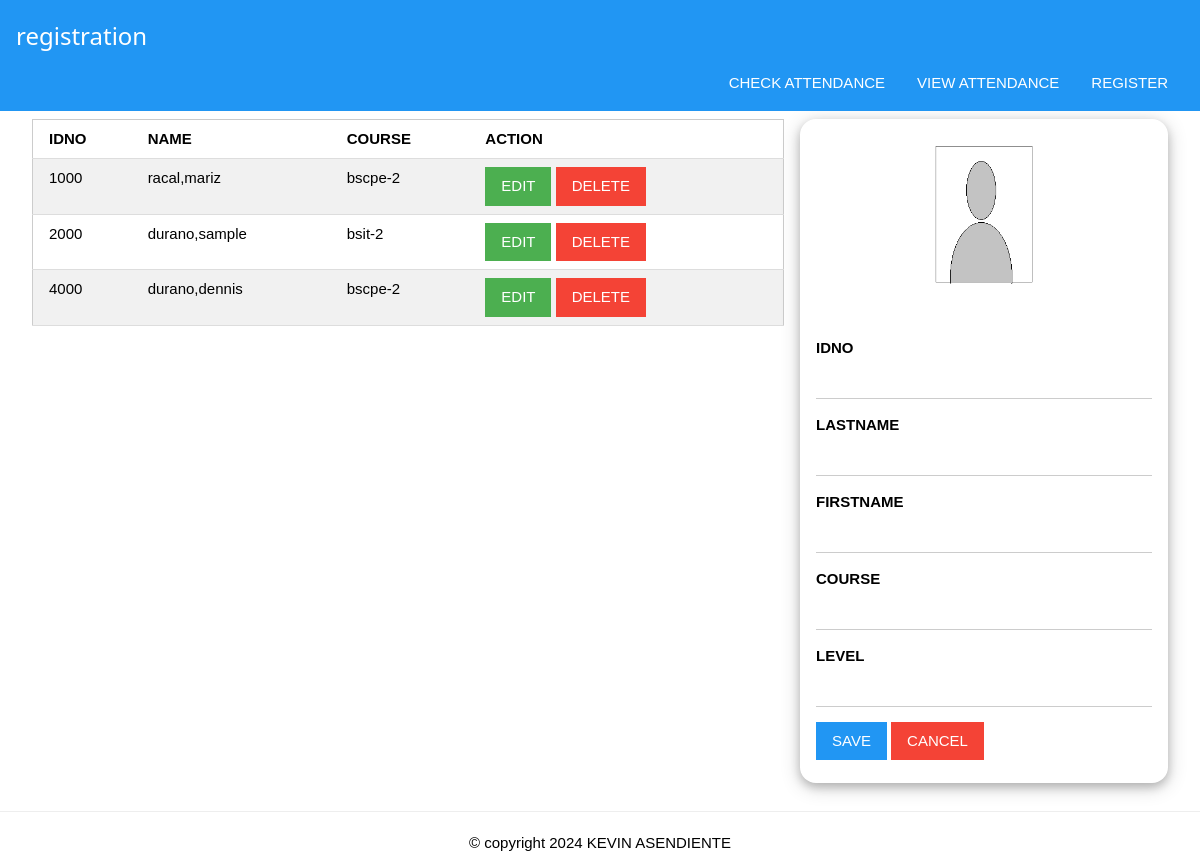
The page / on the database its author committed.
### tables this page shows
CREATE TABLE "students" (
	"id"	INTEGER,
	"idno"	TEXT UNIQUE,
	"lastname"	TEXT,
	"firstname"	TEXT,
	"course"	TEXT,
	"level"	TEXT,
	"image"	TEXT, qrcode varchar(25),
	PRIMARY KEY("id" AUTOINCREMENT)
);

### app.py (the view)
@app.route("/")
def index()->None:
    students:list = getall_records('students')
    return render_template("index.html",pagetitle="registration",students=students)

### dbhelper.py (called while the page is built)
def getprocess(sql:str)->list:
    db = connect(database)
    cursor = db.cursor()
    cursor.row_factory = Row
    cursor.execute(sql)
    data:list = cursor.fetchall()
    db.close()
    return data

def getall_records(table:str)->list:
    sql:str = f"SELECT * FROM `{table}`"
    return getprocess(sql)

### templates/index.html (shortened to what this page needs)
{% extends 'base.html' %}
{% block menu %}
	<div class="w3-bar w3-blue">
		<a href="/" class="w3-button w3-right">REGISTER</a>
		<a href="/viewattendance" class="w3-button w3-right">VIEW ATTENDANCE</a>
		<a href="/checkattendance" class="w3-button w3-right">CHECK ATTENDANCE</a>
	</div>
{% endblock %}
{% block content %}
	<div class="w3-row-padding">
		<div class="w3-twothird">
			<table class="w3-table-all">
				<tr>
					<th>IDNO</th>
					<th>NAME</th>
					<th>COURSE</th>
					<th>ACTION</th>
				</tr>
				{% for student in students %}
				<tr>
					<td>{{ student[1] }}</td>
					<td>{{ student[2] }},{{ student[3] }}</td>
					<td>{{ student[4] }}-{{ student[5] }}</td>
					<td>
						<button class="w3-button w3-green" onclick="edit('{{ student['idno'] }}','{{ student['lastname'] }}','{{ student['firstname'] }}','{{ student['course'] }}','{{ student['level'] }}','{{ student['image'] }}','{{ student['qrcode'] }}')">EDIT</button>
						<a href="/deletestudent?idno={{ student[1] }}" class="w3-button w3-red">DELETE</a>
					</td>
				</tr>
				{% endfor %}
			</table>
		</div>
		<div class="w3-third" >
			<div class="w3-padding w3-container w3-card-4 w3-round-xlarge">
				<form method='post' action="/register" enctype="multipart/form-data">
					<p class="w3-center">
						<label for="uploadimage">
						<img id="image" src="{{url_for('static',filename='images/personicon.png')}}" style="width:30%">
						</label>
					</p>
					<p>
						<div class="w3-center" >
						</div>
					</p>
					<p>
						<label><b>IDNO</b></label>
						<input type="text" id="idno" name="idno" class="w3-input">
					</p>
					<p>
						<label><b>LASTNAME</b></label>
						<input type="text" id="lastname" name="lastname" class="w3-input">
					</p>
					<p>
						<label><b>FIRSTNAME</b></label>
						<input type="text" id="firstname" name="firstname" class="w3-input">
					</p>
					<p>
						<label><b>COURSE</b></label>
						<input type="text" id="course" name="course" class="w3-input">
					</p>
					<p>
						<label><b>LEVEL</b></label>
						<input type="text" id="level" name="level" class="w3-input">
					</p>
					<p>
						<input type="submit" value="SAVE" class="w3-button w3-blue">
						<input type="reset" value="CANCEL" class="w3-button w3-red" onclick="clear()" />
					</p>
				</form>
			</div>
		</div>
	</div>
{% endblock %}

### templates/base.html (shortened to what this page needs)
<!DOCTYPE html>
<html>
	<head>
		<link rel="stylesheet" href="{{ url_for('static',filename='css/w3.css')}}">
	</head>
	<body>
		<div class="w3-container w3-padding w3-bar w3-blue" style="position:sticky;top:0">
			<h3>
				{{ pagetitle }}
			</h3>
			{% block menu %}
			{% endblock %}
		</div>
		<div class="w3-container w3-padding">
			{% block content %}
			{% endblock %}
		</div>
		<div class="w3-center">
			<hr/>
			&copy; copyright 2024 KEVIN ASENDIENTE
		</div>
	</body>
</html>

### static/css/w3.css (style rules this page uses)
html { box-sizing:border-box }
*,*:before,*:after { box-sizing:inherit }
html { -ms-text-size-adjust:100%;-webkit-text-size-adjust:100% }
body { margin:0 }
a { background-color:transparent }
b,strong { font-weight:bolder }
img { border-style:none }
hr { box-sizing:content-box;height:0;overflow:visible }
button,input,select,textarea,optgroup { font:inherit;margin:0 }
button,input { overflow:visible }
button,select { text-transform:none }
button,[type=button],[type=reset],[type=submit] { -webkit-appearance:button }
html,body { font-family:Verdana,sans-serif;font-size:15px;line-height:1.5 }
html { overflow-x:hidden }
h3 { font-size:24px }
h1,h2,h3,h4,h5,h6 { font-family:"Segoe UI",Arial,sans-serif;font-weight:400;margin:10px 0 }
hr { border:0;border-top:1px solid #eee;margin:20px 0 }
img { vertical-align:middle }
a { color:inherit }
.w3-table,.w3-table-all { border-collapse:collapse;border-spacing:0;width:100%;display:table }
.w3-table-all { border:1px solid #ccc }
.w3-bordered tr,.w3-table-all tr { border-bottom:1px solid #ddd }
.w3-table-all tr:nth-child(odd) { background-color:#fff }
.w3-table-all tr:nth-child(even) { background-color:#f1f1f1 }
.w3-table td,.w3-table th,.w3-table-all td,.w3-table-all th { padding:8px 8px;display:table-cell;text-align:left;vertical-align:top }
.w3-table th:first-child,.w3-table td:first-child,.w3-table-all th:first-child,.w3-table-all td:first-child { padding-left:16px }
.w3-btn,.w3-button { border:none;display:inline-block;padding:8px 16px;vertical-align:middle;overflow:hidden;text-decoration:none;color:inherit;background-color:inherit;text-align:center;cursor:pointer;white-space:nowrap }
.w3-btn,.w3-button { -webkit-touch-callout:none;-webkit-user-select:none;-khtml-user-select:none;-moz-user-select:none;-ms-user-select:none;user-select:none }
.w3-input { padding:8px;display:block;border:none;border-bottom:1px solid #ccc;width:100% }
.w3-bar { width:100%;overflow:hidden }
.w3-bar .w3-button { white-space:normal }
.w3-container:after,.w3-container:before,.w3-panel:after,.w3-panel:before,.w3-row:after,.w3-row:before,.w3-row-padding:after,.w3-row-padding:before, .w3-cell-row:before,.w3-cell-row:after,.w3-clear:after,.w3-clear:before,.w3-bar:before,.w3-bar:after { content:"";display:table;clear:both }
.w3-col,.w3-half,.w3-third,.w3-twothird,.w3-threequarter,.w3-quarter { float:left;width:100% }
@media (min-width:601px) { .w3-col.m4,.w3-third { width:33.33333% } }
@media (min-width:601px) { .w3-col.m8,.w3-twothird { width:66.66666% } }
.w3-round-xlarge { border-radius:16px }
.w3-row-padding,.w3-row-padding>.w3-half,.w3-row-padding>.w3-third,.w3-row-padding>.w3-twothird,.w3-row-padding>.w3-threequarter,.w3-row-padding>.w3-quarter,.w3-row-padding>.w3-col { padding:0 8px }
.w3-container,.w3-panel { padding:0.01em 16px }
.w3-card-4,.w3-hover-shadow:hover { box-shadow:0 4px 10px 0 rgba(0,0,0,0.2),0 4px 20px 0 rgba(0,0,0,0.19) }
.w3-center { text-align:center!important }
.w3-padding { padding:8px 16px!important }
.w3-right { float:right!important }
.w3-blue,.w3-hover-blue:hover { color:#fff!important;background-color:#2196F3!important }
.w3-green,.w3-hover-green:hover { color:#fff!important;background-color:#4CAF50!important }
.w3-red,.w3-hover-red:hover { color:#fff!important;background-color:#f44336!important }

### rows shown on the page
students: idno "1000", lastname "racal", firstname "mariz", course "bscpe", level "2"
students: idno "2000", lastname "durano", firstname "sample", course "bsit", level "2"
students: idno "4000", lastname "durano", firstname "dennis", course "bscpe", level "2"

### other values the page prints
{{ pagetitle }} "registration"
